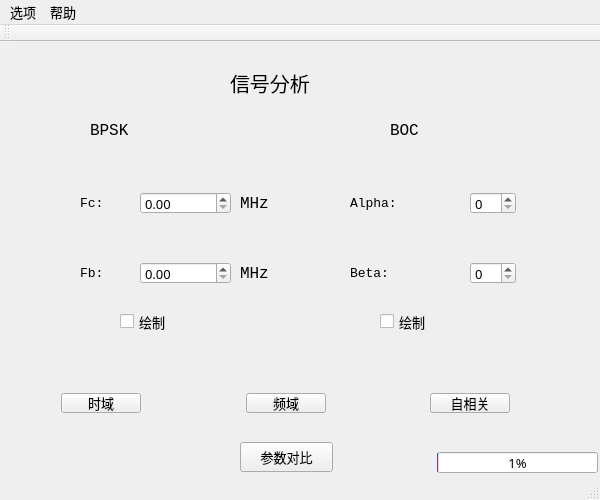
<?xml version="1.0" encoding="UTF-8"?>
<ui version="4.0">
 <class>MainWindow</class>
 <widget class="QMainWindow" name="MainWindow">
  <property name="geometry">
   <rect>
    <x>0</x>
    <y>0</y>
    <width>600</width>
    <height>500</height>
   </rect>
  </property>
  <property name="sizePolicy">
   <sizepolicy hsizetype="Fixed" vsizetype="Fixed">
    <horstretch>0</horstretch>
    <verstretch>0</verstretch>
   </sizepolicy>
  </property>
  <property name="minimumSize">
   <size>
    <width>600</width>
    <height>500</height>
   </size>
  </property>
  <property name="maximumSize">
   <size>
    <width>600</width>
    <height>500</height>
   </size>
  </property>
  <property name="font">
   <font>
    <family>Adobe 楷体 Std R</family>
    <pointsize>10</pointsize>
   </font>
  </property>
  <property name="windowTitle">
   <string>MainWindow</string>
  </property>
  <widget class="QWidget" name="centralWidget">
   <widget class="QLabel" name="title">
    <property name="geometry">
     <rect>
      <x>230</x>
      <y>20</y>
      <width>101</width>
      <height>41</height>
     </rect>
    </property>
    <property name="font">
     <font>
      <pointsize>15</pointsize>
     </font>
    </property>
    <property name="text">
     <string>信号分析</string>
    </property>
   </widget>
   <widget class="QLabel" name="bpskTitle">
    <property name="geometry">
     <rect>
      <x>90</x>
      <y>80</y>
      <width>50</width>
      <height>16</height>
     </rect>
    </property>
    <property name="font">
     <font>
      <family>Consolas</family>
      <pointsize>12</pointsize>
     </font>
    </property>
    <property name="text">
     <string>BPSK</string>
    </property>
   </widget>
   <widget class="QLabel" name="bocTitle">
    <property name="geometry">
     <rect>
      <x>390</x>
      <y>80</y>
      <width>50</width>
      <height>16</height>
     </rect>
    </property>
    <property name="font">
     <font>
      <family>Consolas</family>
      <pointsize>12</pointsize>
     </font>
    </property>
    <property name="text">
     <string>BOC</string>
    </property>
   </widget>
   <widget class="QLabel" name="fcLabel">
    <property name="geometry">
     <rect>
      <x>80</x>
      <y>150</y>
      <width>60</width>
      <height>22</height>
     </rect>
    </property>
    <property name="font">
     <font>
      <family>Consolas</family>
     </font>
    </property>
    <property name="text">
     <string>Fc:</string>
    </property>
   </widget>
   <widget class="QLabel" name="fbLabel">
    <property name="geometry">
     <rect>
      <x>80</x>
      <y>220</y>
      <width>60</width>
      <height>22</height>
     </rect>
    </property>
    <property name="font">
     <font>
      <family>Consolas</family>
     </font>
    </property>
    <property name="text">
     <string>Fb:</string>
    </property>
   </widget>
   <widget class="QSpinBox" name="alphaSpinBox">
    <property name="geometry">
     <rect>
      <x>470</x>
      <y>150</y>
      <width>46</width>
      <height>22</height>
     </rect>
    </property>
   </widget>
   <widget class="QSpinBox" name="betaSpinBox">
    <property name="geometry">
     <rect>
      <x>470</x>
      <y>220</y>
      <width>46</width>
      <height>22</height>
     </rect>
    </property>
   </widget>
   <widget class="QDoubleSpinBox" name="fcSpinBox">
    <property name="geometry">
     <rect>
      <x>140</x>
      <y>150</y>
      <width>91</width>
      <height>22</height>
     </rect>
    </property>
   </widget>
   <widget class="QDoubleSpinBox" name="fbSpinBox">
    <property name="geometry">
     <rect>
      <x>140</x>
      <y>220</y>
      <width>91</width>
      <height>22</height>
     </rect>
    </property>
   </widget>
   <widget class="QWidget" name="horizontalLayoutWidget">
    <property name="geometry">
     <rect>
      <x>50</x>
      <y>340</y>
      <width>471</width>
      <height>42</height>
     </rect>
    </property>
    <layout class="QHBoxLayout" name="horizontalLayout">
     <item>
      <widget class="QPushButton" name="timeButton">
       <property name="text">
        <string>时域</string>
       </property>
      </widget>
     </item>
     <item>
      <spacer name="horizontalSpacer">
       <property name="orientation">
        <enum>Qt::Horizontal</enum>
       </property>
       <property name="sizeHint" stdset="0">
        <size>
         <width>40</width>
         <height>20</height>
        </size>
       </property>
      </spacer>
     </item>
     <item>
      <widget class="QPushButton" name="freqButton">
       <property name="text">
        <string>频域</string>
       </property>
      </widget>
     </item>
     <item>
      <spacer name="horizontalSpacer_2">
       <property name="orientation">
        <enum>Qt::Horizontal</enum>
       </property>
       <property name="sizeHint" stdset="0">
        <size>
         <width>40</width>
         <height>20</height>
        </size>
       </property>
      </spacer>
     </item>
     <item>
      <widget class="QPushButton" name="relaButton">
       <property name="text">
        <string>自相关</string>
       </property>
      </widget>
     </item>
    </layout>
   </widget>
   <widget class="QLabel" name="alphaLabel">
    <property name="geometry">
     <rect>
      <x>350</x>
      <y>150</y>
      <width>60</width>
      <height>22</height>
     </rect>
    </property>
    <property name="font">
     <font>
      <family>Consolas</family>
     </font>
    </property>
    <property name="text">
     <string>Alpha:</string>
    </property>
   </widget>
   <widget class="QLabel" name="betaLabel">
    <property name="geometry">
     <rect>
      <x>350</x>
      <y>220</y>
      <width>60</width>
      <height>22</height>
     </rect>
    </property>
    <property name="font">
     <font>
      <family>Consolas</family>
     </font>
    </property>
    <property name="text">
     <string>Beta:</string>
    </property>
   </widget>
   <widget class="QCheckBox" name="bpskCheckBox">
    <property name="geometry">
     <rect>
      <x>120</x>
      <y>270</y>
      <width>91</width>
      <height>19</height>
     </rect>
    </property>
    <property name="text">
     <string>绘制</string>
    </property>
   </widget>
   <widget class="QCheckBox" name="bocCheckBox">
    <property name="geometry">
     <rect>
      <x>380</x>
      <y>270</y>
      <width>91</width>
      <height>19</height>
     </rect>
    </property>
    <property name="text">
     <string>绘制</string>
    </property>
   </widget>
   <widget class="QLabel" name="unitFcLabel">
    <property name="geometry">
     <rect>
      <x>240</x>
      <y>150</y>
      <width>72</width>
      <height>22</height>
     </rect>
    </property>
    <property name="font">
     <font>
      <family>Consolas</family>
      <pointsize>12</pointsize>
     </font>
    </property>
    <property name="text">
     <string>MHz</string>
    </property>
   </widget>
   <widget class="QLabel" name="unitFbLabel">
    <property name="geometry">
     <rect>
      <x>240</x>
      <y>220</y>
      <width>72</width>
      <height>22</height>
     </rect>
    </property>
    <property name="font">
     <font>
      <family>Consolas</family>
      <pointsize>12</pointsize>
     </font>
    </property>
    <property name="text">
     <string>MHz</string>
    </property>
   </widget>
   <widget class="QPushButton" name="paraTableButton">
    <property name="geometry">
     <rect>
      <x>240</x>
      <y>400</y>
      <width>93</width>
      <height>30</height>
     </rect>
    </property>
    <property name="text">
     <string>参数对比</string>
    </property>
   </widget>
   <widget class="QProgressBar" name="progressBar">
    <property name="geometry">
     <rect>
      <x>437</x>
      <y>410</y>
      <width>161</width>
      <height>21</height>
     </rect>
    </property>
    <property name="accessibleName">
     <string/>
    </property>
    <property name="value">
     <number>1</number>
    </property>
    <property name="textVisible">
     <bool>true</bool>
    </property>
   </widget>
  </widget>
  <widget class="QMenuBar" name="menuBar">
   <property name="geometry">
    <rect>
     <x>0</x>
     <y>0</y>
     <width>600</width>
     <height>26</height>
    </rect>
   </property>
   <widget class="QMenu" name="optionMenu">
    <property name="title">
     <string>选项</string>
    </property>
    <addaction name="paraAction"/>
   </widget>
   <widget class="QMenu" name="helpMenu">
    <property name="title">
     <string>帮助</string>
    </property>
   </widget>
   <addaction name="optionMenu"/>
   <addaction name="helpMenu"/>
  </widget>
  <widget class="QToolBar" name="mainToolBar">
   <attribute name="toolBarArea">
    <enum>TopToolBarArea</enum>
   </attribute>
   <attribute name="toolBarBreak">
    <bool>false</bool>
   </attribute>
  </widget>
  <widget class="QStatusBar" name="statusBar"/>
  <action name="paraAction">
   <property name="text">
    <string>参数</string>
   </property>
   <property name="font">
    <font>
     <family>Adobe 楷体 Std R</family>
    </font>
   </property>
  </action>
 </widget>
 <layoutdefault spacing="6" margin="11"/>
 <resources/>
 <connections/>
</ui>
